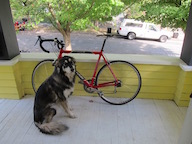
#> input picture Lab1/dogsmall.jpg, 192 x 144 px
$ jupyter execute 1.ipynb
#> lines starting #> are read from the running program, lines starting #| are printed output that depends on the picture
[cell 1]
import cv2 as cv
import numpy as np
import matplotlib.pyplot as plt
import math
import cmath

# 1. FFT

Read a row from the image. Collapse RGB into 1 channel.

[cell 2]
img = cv.imread('dogsmall.jpg')
#> img is the input picture: shape (144, 192, 3); mean B, G, R 115.6, 136, 135.7
row_pixels = img[2, :]
#> row_pixels = 192 rows, first 8: [54, 62, 61], [54, 62, 61], [54, 62, 61], [54, 62, 61], [54, 62, 61], [56, 64, 63], [58, 66, 65], [59, 67, 66]
row_pixels
sums = np.sum(row_pixels, axis=1)
#> sums = 192 values, max 669 at index 120, min 11 at index 180, mean 341.5
size = sums.shape[0]
#> size = 192
# the indice are [0, 1, ..... 191]
indices = np.arange(size)
#> indices = 192 values from 0 to 191

# plot the resulst
plt.figure(figsize = (8, 6))
plt.stem(indices, sums, 'r')
plt.ylabel('RGB')
plt.title('Original Signal')
plt.show()
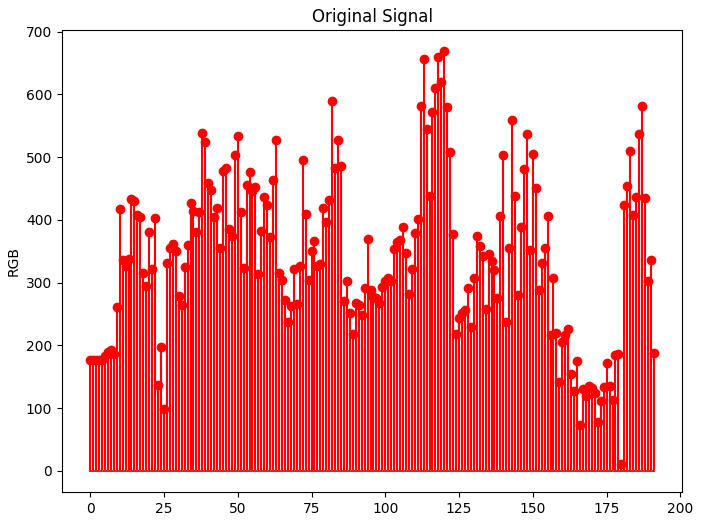
#> figure drawn by matplotlib, 1 panel; curve peaks at x = 120, y = 669

[cell 3]
# Numpy FFT and IFFT
np_dft = np.fft.fft(sums)
np_idft = np.fft.ifft(np_dft)

[cell 4]
def dft(x):
    N = len(x)
#> N = 192
    X = [0] * N
#> X = 192 values from 0 to 0
    for k in range(N):
        for n in range(N):
            # X[k] += x[n] * np.exp(-2j * np.pi * k * n / N)
            X[k] += x[n] * (math.cos(-2 * math.pi * k * n / N) - 1j * math.sin(2 * math.pi * k * n / N))
#> after the loop, X = 192 items

    return X

dft_row_pixels = dft(row_pixels)
#> dft_row_pixels = 192 items

[cell 5]
def idft(X):
    N = len(X)
#> N = 192
    x = [0] * N
#> x = 192 values from 0 to 0
    for n in range(N):
        for k in range(N):
            x[n] += X[k] * cmath.exp(1j * 2 * math.pi * k * n / N)
        x[n] /= N
#> after the loop, x = 192 items
    return x

dft_row_pixels[2] *= 0.5
idft_row_pixels = idft(dft_row_pixels)
#> idft_row_pixels = 192 items
idft_row_pixels = np.mean(idft_row_pixels, axis=1)

[cell 6]
fig, axs = plt.subplots(2, 2, figsize=(10, 5))
axs = axs.flatten()

axs[0].plot(indices, np_dft, 'r')
axs[0].set_title('Numpy DFT')

axs[1].plot(indices, dft_row_pixels, 'r')
axs[1].set_title('Plain DFT')

axs[2].plot(indices, np_idft, 'r')
axs[2].set_title('Numpy IDFT')

axs[3].plot(indices, idft_row_pixels, 'r')
axs[3].set_title('Plain IDFT')

plt.tight_layout()
plt.show()
#> figure, not shown here; panel 1: curve peaks at x = 0, y = 65565; panel 2: curve peaks at x = 0, y = 15391; panel 2: curve peaks at x = 0, y = 27126; panel 2: curve peaks at x = 0, y = 23048

# Q2

[cell 7]
#  Generate a random signal
num_components = 5
x = np.linspace(-5, 5, 100)
function = np.zeros_like(x)

for i in range(num_components):
    amplitude = np.random.uniform(0.5, 1.5)
    frequency = np.random.uniform(0.5, 1.5)
    phase = np.random.uniform(0, 2*np.pi)
    function += amplitude * np.sin(2*np.pi*frequency*x + phase)

[cell 8]
# Get some random samples from the signal
num_samples = 50
sample_locs = np.random.uniform(-5, 5, num_samples)
samples = function[np.searchsorted(x, sample_locs)]

degree = 3
poly_fit = np.zeros((num_samples, degree+1))
for i in range(degree+1):
    poly_fit[:,i] = sample_locs**i
weights = np.linalg.lstsq(poly_fit, samples, rcond=None)[0]

grid = np.linspace(-5, 5, 100)
fit = np.zeros_like(grid)
for i in range(degree+1):
    fit += weights[i] * grid**i

error = np.linalg.norm(function - fit)
error

[cell 9]
plt.plot(x, function, 'g-', label='Original')
plt.plot(sample_locs, samples, 'bo', label='Samples')
plt.plot(grid, fit, 'r-', label='Estimated')

plt.legend()
plt.show()
#> figure, not shown here; curve peaks at x = -2.68, y = 4.16; curve peaks at x = -5, y = 1.25

# Q3

[cell 10]
import cv2
import numpy as np
from matplotlib import pyplot as plt

# Load the image
img = cv2.imread('dogsmall.jpg')

# Apply bilateral filter
bilateral = cv2.bilateralFilter(img, 9, 75, 75)

# Apply Gaussian filter
gaussian = cv2.GaussianBlur(img, (9, 9), 75)
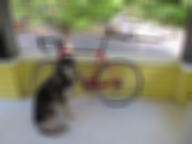
#> gaussian: shape (144, 192, 3); mean B, G, R 115.6, 136, 135.7


# Plot the original, bilateral, and Gaussian filtered images side by side
fig, axs = plt.subplots(1, 3, figsize=(10, 8))
axs[0].imshow(cv2.cvtColor(img, cv2.COLOR_BGR2RGB))
axs[0].set_title('Original')
axs[1].imshow(cv2.cvtColor(bilateral, cv2.COLOR_BGR2RGB))
axs[1].set_title('Bilateral Filter')
axs[2].imshow(cv2.cvtColor(gaussian, cv2.COLOR_BGR2RGB))
axs[2].set_title('Gaussian Filter')
plt.tight_layout()
plt.show()

It seems like the dog has a significant edge.

[cell 11]
dog_o = img[55:135, 30:80]
dog_b = bilateral[55:135, 30:80]
dog_g = gaussian[55:135, 30:80]

dog_b = cv2.cvtColor(np.float32(dog_b), cv2.COLOR_BGR2GRAY)
#> dog_b: shape (80, 50) float32
dog_g = cv2.cvtColor(np.float32(dog_g), cv2.COLOR_BGR2GRAY)
#> dog_g: shape (80, 50) float32

dog_b = cv.dft(dog_b, flags=cv.DFT_COMPLEX_OUTPUT)
dog_b_shift = np.fft.fftshift(dog_b)
dog_b_fourier = 20*np.log(cv2.magnitude(dog_b_shift[:,:,0], dog_b_shift[:,:,1]))

dog_g = cv.dft(dog_g, flags=cv.DFT_COMPLEX_OUTPUT)
dog_g_shift = np.fft.fftshift(dog_g)
dog_g_fourier = 20*np.log(cv2.magnitude(dog_g_shift[:,:,0], dog_g_shift[:,:,1]))

fig, axs = plt.subplots(1, 3, figsize=(6, 6))
axs[0].imshow(cv2.cvtColor(dog_o, cv2.COLOR_BGR2RGB))
axs[0].set_title('Original')
axs[1].imshow(dog_b_fourier, cmap='gray')
axs[1].set_title('Bilateral Filter')
axs[2].imshow(dog_g_fourier, cmap='gray')
axs[2].set_title('Gaussian Filter')
plt.show()
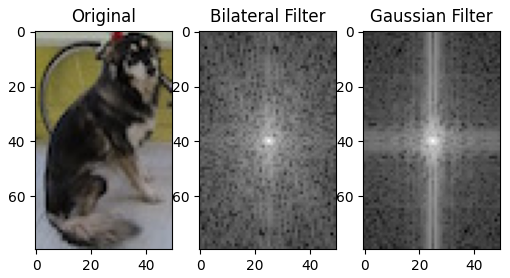
#> figure drawn by matplotlib, 3 panels

[cell 12]
w2_o = img[25:100, 75:150]
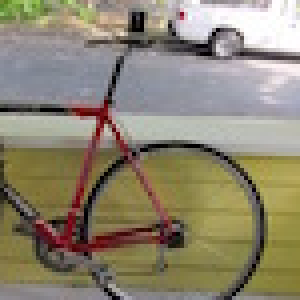
#> w2_o: shape (75, 75, 3) (shown 4 times larger); mean B, G, R 113.1, 133.7, 141.5
w2_b = bilateral[25:100, 75:150]
w2_g = gaussian[25:100, 75:150]
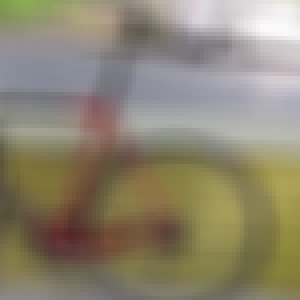
#> w2_g: shape (75, 75, 3) (shown 4 times larger); mean B, G, R 113.2, 133.6, 141.3

w2_b = cv2.cvtColor(np.float32(w2_b), cv2.COLOR_BGR2GRAY)
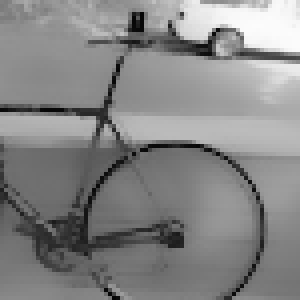
#> w2_b: shape (75, 75) float32 (shown 4 times larger); min 6.2, max 252.4, mean 134.4
w2_g = cv2.cvtColor(np.float32(w2_g), cv2.COLOR_BGR2GRAY)
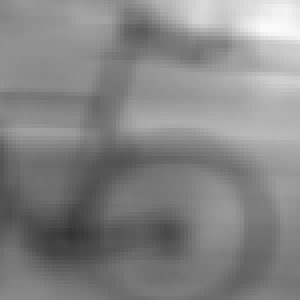
#> w2_g: shape (75, 75) float32 (shown 4 times larger); min 50.87, max 250.4, mean 133.6

w2_b = cv.dft(w2_b, flags=cv.DFT_COMPLEX_OUTPUT)
w2_b_shift = np.fft.fftshift(w2_b)
w2_b_fourier = 20*np.log(cv2.magnitude(w2_b_shift[:,:,0], w2_b_shift[:,:,1]))
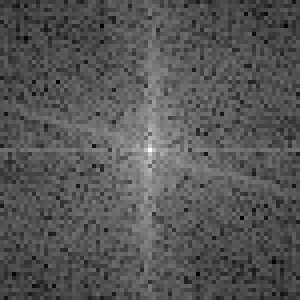
#> w2_b_fourier: shape (75, 75) float32 (shown 4 times larger); min 67, max 270.7, mean 135.7; drawn with min black and max white

w2_g = cv.dft(w2_g, flags=cv.DFT_COMPLEX_OUTPUT)
w2_g_shift = np.fft.fftshift(w2_g)
w2_g_fourier = 20*np.log(cv2.magnitude(w2_g_shift[:,:,0], w2_g_shift[:,:,1]))
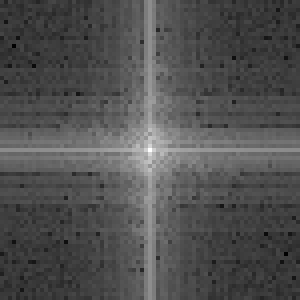
#> w2_g_fourier: shape (75, 75) float32 (shown 4 times larger); min 8.73, max 270.6, mean 92; drawn with min black and max white

fig, axs = plt.subplots(1, 3, figsize=(6, 6))
axs[0].imshow(cv2.cvtColor(w2_o, cv2.COLOR_BGR2RGB))
axs[0].set_title('Original')
axs[1].imshow(w2_b_fourier, cmap='gray')
axs[1].set_title('Bilateral Filter')
axs[2].imshow(w2_g_fourier, cmap='gray')
axs[2].set_title('Gaussian Filter')
plt.show()
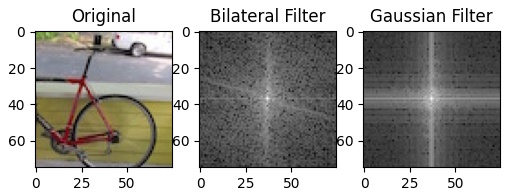
#> figure drawn by matplotlib, 3 panels
